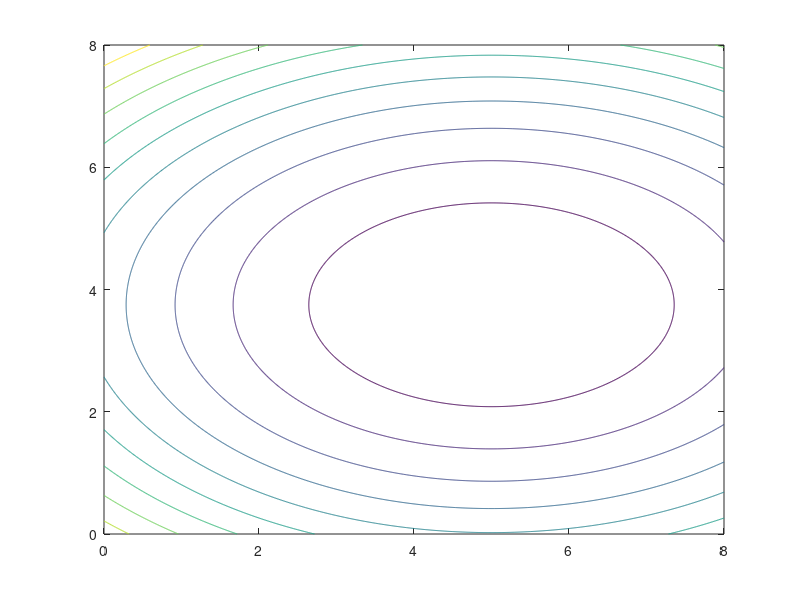

Write MATLAB code to recreate this figure.
%% Script for making contour plots of quadratic objective functions

x1_llim = 0;
x1_ulim = 8;
x2_llim = 0;
x2_ulim = 8;
n = 1000;

G = [0.8   0;
     0   0.4];
c = [-3  -2]';

x1 = linspace(x1_llim, x1_ulim, n);
x2 = linspace(x2_llim, x2_ulim, n);
[X1, X2] = meshgrid(x1, x2);

dims = [length(x1)  length(x2)];

q = zeros(dims);

for i = 1:dims(1)
    for j = 1:dims(2)
        x = [x1(i)    x2(j)]';
        q(i,j) = (1/2)*x'*G*x + c'*x; 
    end
end

contour(X1, X2, q)